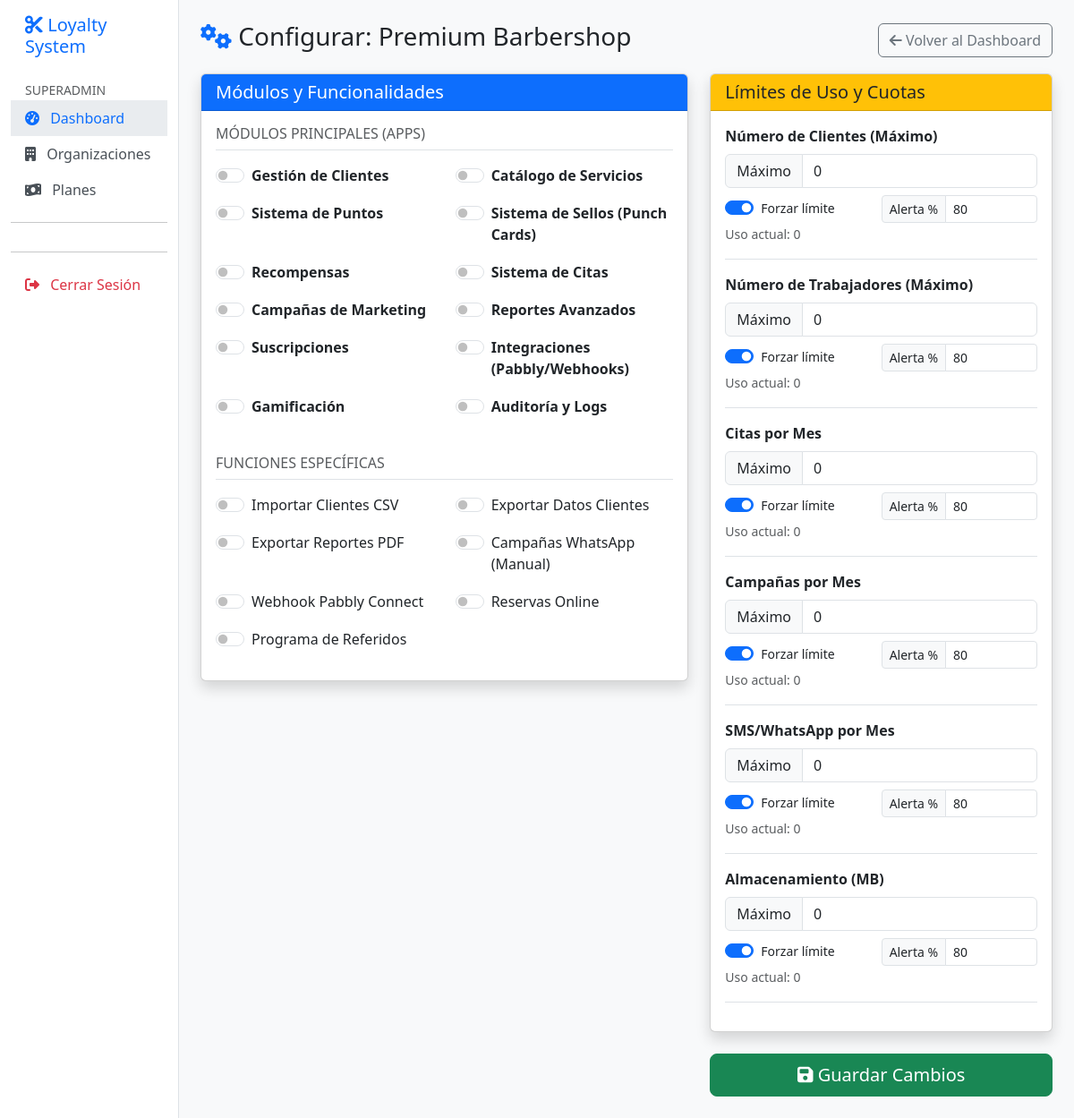
Screenshot of /superadmin/organization/3/features/ (signed in) with the database file from the repository.
### apps/core/models.py (models this page shows, shortened)
class FeatureFlag(models.Model):
    FEATURE_CHOICES = [
        ('customers', 'Gestión de Clientes'),
        ('services', 'Catálogo de Servicios'),
        ('points', 'Sistema de Puntos'),
        ('stamps', 'Sistema de Sellos (Punch Cards)'),
        ('rewards', 'Recompensas'),
        ('appointments', 'Sistema de Citas'),
        ('campaigns', 'Campañas de Marketing'),
        ('reports', 'Reportes Avanzados'),
        ('subscriptions', 'Suscripciones'),
        ('integrations', 'Integraciones (Pabbly/Webhooks)'),
        ('gamification', 'Gamificación'),
        ('audit', 'Auditoría y Logs'),
        ('customers.import_csv', 'Importar Clientes CSV'),
        ('customers.export_data', 'Exportar Datos Clientes'),
        ('reports.export_pdf', 'Exportar Reportes PDF'),
        ('campaigns.whatsapp_manual', 'Campañas WhatsApp (Manual)'),
        ('campaigns.pabbly', 'Webhook Pabbly Connect'),
        ('appointments.online_booking', 'Reservas Online'),
        ('gamification.referrals', 'Programa de Referidos'),
    ]
    organization = models.ForeignKey(Organization, on_delete=models.CASCADE, related_name='feature_flags')
    feature_key = models.CharField(max_length=100, choices=FEATURE_CHOICES)
    is_enabled = models.BooleanField(default=False)
    enabled_at = models.DateTimeField(auto_now_add=True, null=True)
    notes = models.TextField(blank=True)
    class Meta:
        unique_together = ('organization', 'feature_key')
        verbose_name = "Feature Flag"
        verbose_name_plural = "Feature Flags"

class UsageLimit(models.Model):
    LIMIT_TYPES = [
        ('customers', 'Número de Clientes (Máximo)'),
        ('staff', 'Número de Trabajadores (Máximo)'),
        ('appointments_monthly', 'Citas por Mes'),
        ('campaigns_monthly', 'Campañas por Mes'),
        ('sms_monthly', 'SMS/WhatsApp por Mes'),
        ('storage_mb', 'Almacenamiento (MB)'),
    ]
    organization = models.ForeignKey(Organization, on_delete=models.CASCADE, related_name='usage_limits')
    limit_type = models.CharField(max_length=50, choices=LIMIT_TYPES)
    limit_value = models.IntegerField(help_text="Usar -1 para ilimitado")  # Valor configurable
    current_usage = models.IntegerField(default=0)
    enforce_limit = models.BooleanField(default=True, verbose_name="Forzar Límite")
    warning_threshold = models.IntegerField(default=80, help_text="Porcentaje para alerta (0-100)")
    class Meta:
        unique_together = ('organization', 'limit_type')
        verbose_name = "Límite de Uso"
        verbose_name_plural = "Límites de Uso"

### apps/superadmin/views.py (the view, shortened to what this page needs)
# urls.py: path('organization/<int:pk>/features/', views.organization_features, name='organization_features'),
@user_passes_test(is_superuser)
def organization_features(request, pk):
    org = get_object_or_404(Organization, pk=pk)
    all_features = dict(FeatureFlag.FEATURE_CHOICES)
    for key, label in all_features.items():
        FeatureFlag.objects.get_or_create(organization=org, feature_key=key)
    all_limits = dict(UsageLimit.LIMIT_TYPES)
    for key, label in all_limits.items():
        UsageLimit.objects.get_or_create(organization=org, limit_type=key, defaults={'limit_value': 0})
    features = org.feature_flags.all()
    modules = [f for f in features if '.' not in f.feature_key]
    sub_features = [f for f in features if '.' in f.feature_key]
    limits = org.usage_limits.all()
    context = {
        'org': org,
        'modules': modules,
        'sub_features': sub_features,
        'limits': limits,
        'title': f'Configurar: {org.name}'
    }
    return render(request, 'superadmin/organization_features.html', context)

### apps/core/models.py (called while the page is built)
def set_current_tenant(tenant):
    _thread_locals.tenant = tenant

### apps/superadmin/views.py (called while the page is built)
def is_superuser(user):
    return user.is_superuser

### apps/superadmin/templates/superadmin/organization_features.html (shortened to what this page needs)
{% extends 'base.html' %}
{% block content %}
<div class="d-flex justify-content-between align-items-center mb-3">
    <h3><i class="fas fa-cogs text-primary"></i> {{ title }}</h3>
    <a href="{% url 'superadmin:dashboard' %}" class="btn btn-outline-secondary">
        <i class="fas fa-arrow-left"></i> Volver al Dashboard
    </a>
</div>
<form method="post">
    <div class="row">
        <div class="col-md-7">
            <div class="card shadow mb-4">
                <div class="card-header bg-primary text-white">
                    <h5 class="mb-0">Módulos y Funcionalidades</h5>
                </div>
                <div class="card-body">
                    <h6 class="text-uppercase text-muted border-bottom pb-2 mb-3">Módulos Principales (Apps)</h6>
                    <div class="row">
                        {% for flag in modules %}
                        <div class="col-md-6 mb-3">
                            <div class="form-check form-switch">
                                <input class="form-check-input" type="checkbox" id="flag_{{ flag.id }}" name="feature_{{ flag.id }}" {% if flag.is_enabled %}checked{% endif %}>
                                <label class="form-check-label fw-bold" for="flag_{{ flag.id }}">
                                    {{ flag.get_feature_key_display }}
                                </label>
                            </div>
                        </div>
                        {% endfor %}
                    </div>
                    <h6 class="text-uppercase text-muted border-bottom pb-2 mb-3 mt-4">Funciones Específicas</h6>
                    <div class="row">
                        {% for flag in sub_features %}
                        <div class="col-md-6 mb-3">
                            <div class="form-check form-switch">
                                <input class="form-check-input" type="checkbox" id="flag_{{ flag.id }}" name="feature_{{ flag.id }}" {% if flag.is_enabled %}checked{% endif %}>
                                <label class="form-check-label" for="flag_{{ flag.id }}">
                                    {{ flag.get_feature_key_display }}
                                </label>
                            </div>
                        </div>
                        {% endfor %}
                    </div>
                </div>
            </div>
        </div>
        <div class="col-md-5">
            <div class="card shadow mb-4">
                <div class="card-header bg-warning text-dark">
                    <h5 class="mb-0">Límites de Uso y Cuotas</h5>
                </div>
                <div class="card-body">
                    {% for limit in limits %}
                    <div class="mb-3 border-bottom pb-3">
                        <label class="form-label fw-bold">{{ limit.get_limit_type_display }}</label>
                        <div class="input-group mb-2">
                            <span class="input-group-text">Máximo</span>
                            <input type="number" class="form-control" name="limit_value_{{ limit.id }}" value="{{ limit.limit_value }}">
                        </div>
                        <div class="d-flex justify-content-between align-items-center">
                            <div class="form-check form-switch">
                                <input class="form-check-input" type="checkbox" id="enforce_{{ limit.id }}" name="limit_enforce_{{ limit.id }}" {% if limit.enforce_limit %}checked{% endif %}>
                                <label class="form-check-label small" for="enforce_{{ limit.id }}">Forzar límite</label>
                            </div>
                            <div class="input-group input-group-sm w-50">
                                <span class="input-group-text">Alerta %</span>
                                <input type="number" class="form-control" name="limit_warning_{{ limit.id }}" value="{{ limit.warning_threshold }}">
                            </div>
                        </div>
                        <small class="text-muted">Uso actual: {{ limit.current_usage }}</small>
                    </div>
                    {% endfor %}
                </div>
            </div>
            <button type="submit" class="btn btn-success w-100 btn-lg">
                <i class="fas fa-save"></i> Guardar Cambios
            </button>
        </div>
    </div>
</form>
{% endblock %}

### templates/base.html (style rules this page uses)
body { background-color: #f8f9fa; }

### rows the page displays
FeatureFlag: feature_key "Gestión de Clientes"
FeatureFlag: feature_key "Catálogo de Servicios"
FeatureFlag: feature_key "Sistema de Puntos"
FeatureFlag: feature_key "Sistema de Sellos (Punch Cards)"
FeatureFlag: feature_key "Recompensas"
FeatureFlag: feature_key "Sistema de Citas"
FeatureFlag: feature_key "Campañas de Marketing"
FeatureFlag: feature_key "Reportes Avanzados"
FeatureFlag: feature_key "Suscripciones"
FeatureFlag: feature_key "Integraciones (Pabbly/Webhooks)"
FeatureFlag: feature_key "Gamificación"
FeatureFlag: feature_key "Auditoría y Logs"
FeatureFlag: feature_key "Importar Clientes CSV"
FeatureFlag: feature_key "Exportar Datos Clientes"
FeatureFlag: feature_key "Exportar Reportes PDF"
FeatureFlag: feature_key "Campañas WhatsApp (Manual)"
FeatureFlag: feature_key "Webhook Pabbly Connect"
FeatureFlag: feature_key "Reservas Online"
FeatureFlag: feature_key "Programa de Referidos"
UsageLimit: limit_type "Número de Clientes (Máximo)", limit_value "0", enforce_limit "☑", warning_threshold "80", current_usage "0"
UsageLimit: limit_type "Número de Trabajadores (Máximo)", limit_value "0", enforce_limit "☑", warning_threshold "80", current_usage "0"
UsageLimit: limit_type "Citas por Mes", limit_value "0", enforce_limit "☑", warning_threshold "80", current_usage "0"
UsageLimit: limit_type "Campañas por Mes", limit_value "0", enforce_limit "☑", warning_threshold "80", current_usage "0"
UsageLimit: limit_type "SMS/WhatsApp por Mes", limit_value "0", enforce_limit "☑", warning_threshold "80", current_usage "0"
UsageLimit: limit_type "Almacenamiento (MB)", limit_value "0", enforce_limit "☑", warning_threshold "80", current_usage "0"

### other values shown
{{ title }} "Configurar: Premium Barbershop"
